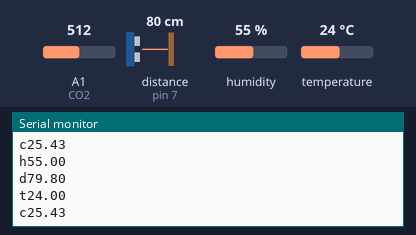
The sketch below on a simulated Arduino Uno, built with avr-gcc and run on an emulated ATmega328P. Shown: the last lines printed to the serial monitor. Wiring (inferred from the names in the program): ultrasonic range finder: trigger pin 8; echo pin 7. Inputs (shaded band) come from the test bench; at power-on: distance to the obstacle (sensor on pin 7) 80 cm, humidity 55 %, A1 (CO2) = 512, temperature 24 °C. The echo pulse lasts 58.3 µs per cm.

Above: at 2.2 s.
2.3 s: distance to the obstacle (sensor on pin 7) set to 2 cm
At 2.72 s:
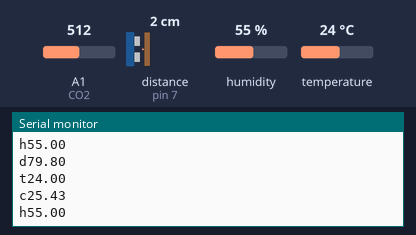
4.2 s: humidity set to 22 %
At 4.49 s:
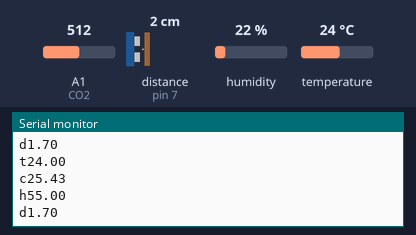
6.1 s: A1 (CO2) set to 716
At 6.26 s:
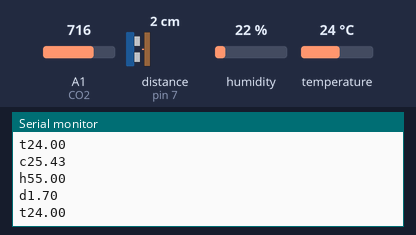
8.0 s: temperature set to 12 °C
At 8.38 s:
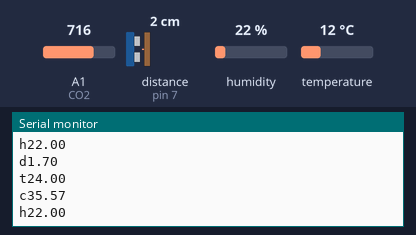
9.9 s: distance to the obstacle (sensor on pin 7) set to 4 cm
At 10.14 s:
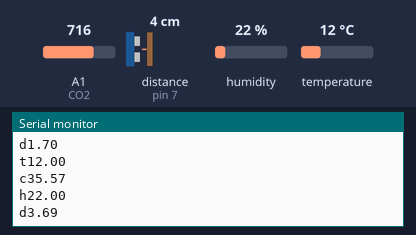
11.8 s: A1 (CO2) set to 992
At 11.92 s:
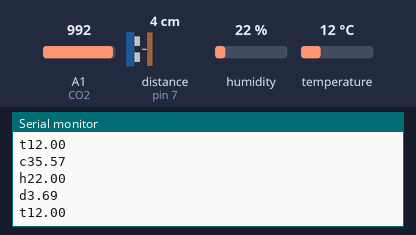
Timing chart, 0 to 14.7 s (numbered marks = the images above; inputs shaded):
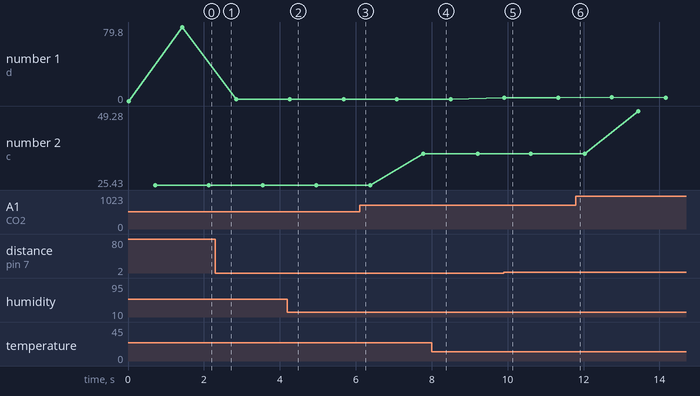

The sketch:

Emisor.ino
```cpp
#define PIN_TRIGGER 8
#define PIN_ECHO 7
#define ESPERA_ENTRE_LECTURAS 1000 // tiempo entre lecturas consecutivas en milisegundos
#define TIMEOUT_PULSO 25000 // la espera máxima de es 30 ms o 30000 µs
#define MEDIA_VELOCIDAD_SONIDO 0.017175 // Mitad de la velocidad del sonido a 20 °C expresada en cm/µs
#define CO2 A1

// Incluimos librería
#include <DHT.h>

// Definimos el pin digital donde se conecta el sensor
#define DHTPIN 2
// Dependiendo del tipo de sensor
#define DHTTYPE DHT11

// Inicializamos el sensor DHT11
DHT dht(DHTPIN, DHTTYPE);


float distancia;
unsigned long tiempo;
unsigned long cronometro;
unsigned long reloj=0;
unsigned short deley=350;

void setup()
{
  Serial.begin(9600);
  dht.begin();
  pinMode(PIN_ECHO,INPUT);
  pinMode(PIN_TRIGGER,OUTPUT);
   pinMode(CO2,INPUT);
  digitalWrite(PIN_TRIGGER,LOW); // Para «limpiar» el pulso del pin trigger del módulo
  delayMicroseconds(2);
}

void loop()
{
  cronometro=millis()-reloj;
  if(cronometro>ESPERA_ENTRE_LECTURAS)
  {
    digitalWrite(PIN_TRIGGER,HIGH); // Un pulso a nivel alto…
    delayMicroseconds(10); // …durante 10 µs y
    digitalWrite(PIN_TRIGGER,LOW); // …volver al nivel bajo
    tiempo=pulseIn(PIN_ECHO,HIGH,TIMEOUT_PULSO); // Medir el tiempo que tarda en llegar un pulso
    distancia=MEDIA_VELOCIDAD_SONIDO*tiempo;
    reloj=millis();
  }

 double Co2=analogRead(CO2)/20.13;  //leo la entrada analogica y convierto en un porcentaje
 float tem=dht.readTemperature();   //leo temperatura
 float Hum=dht.readHumidity();      //leo humedad

  // doy una etiquetao identifiacion a  cada valor y los envio
 Serial.println("d"+(String)distancia);
 delay(deley);
 Serial.println("t"+(String)tem);
 delay(deley);
 Serial.println("c"+(String)Co2);
 delay(deley);
 Serial.println("h"+(String)Hum);
 delay(deley);
}
```

Measured:
- after the input at 9.9 s, the serial monitor: prints a new line at once (image 5)
- plotted number 1: 79.8 → 1.7 after the input at 2.3 s, 1.7 → 3.69 after the input at 9.9 s
- plotted number 2: 25.43 → 35.57 after the input at 6.1 s, 35.57 → 49.28 after the input at 11.8 s
